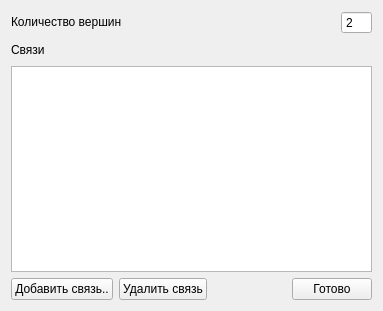
<?xml version="1.0" encoding="UTF-8"?>
<ui version="4.0">
 <class>GraphCreator</class>
 <widget class="QWidget" name="GraphCreator">
  <property name="geometry">
   <rect>
    <x>0</x>
    <y>0</y>
    <width>383</width>
    <height>311</height>
   </rect>
  </property>
  <property name="windowTitle">
   <string>Создание графа</string>
  </property>
  <layout class="QVBoxLayout" name="verticalLayout">
   <item>
    <layout class="QHBoxLayout" name="horizontalLayout">
     <item>
      <widget class="QLabel" name="text_count">
       <property name="sizePolicy">
        <sizepolicy hsizetype="Minimum" vsizetype="Fixed">
         <horstretch>0</horstretch>
         <verstretch>0</verstretch>
        </sizepolicy>
       </property>
       <property name="text">
        <string>Количество вершин</string>
       </property>
      </widget>
     </item>
     <item>
      <spacer name="horizontalSpacer">
       <property name="orientation">
        <enum>Qt::Horizontal</enum>
       </property>
       <property name="sizeHint" stdset="0">
        <size>
         <width>40</width>
         <height>20</height>
        </size>
       </property>
      </spacer>
     </item>
     <item>
      <widget class="QSpinBox" name="sb_vertex_count">
       <property name="wrapping">
        <bool>false</bool>
       </property>
       <property name="frame">
        <bool>true</bool>
       </property>
       <property name="buttonSymbols">
        <enum>QAbstractSpinBox::NoButtons</enum>
       </property>
       <property name="minimum">
        <number>2</number>
       </property>
       <property name="maximum">
        <number>999</number>
       </property>
       <property name="value">
        <number>2</number>
       </property>
      </widget>
     </item>
    </layout>
   </item>
   <item>
    <layout class="QHBoxLayout" name="horizontalLayout_2">
     <item>
      <widget class="QLabel" name="text_edges">
       <property name="sizePolicy">
        <sizepolicy hsizetype="Preferred" vsizetype="Fixed">
         <horstretch>0</horstretch>
         <verstretch>0</verstretch>
        </sizepolicy>
       </property>
       <property name="text">
        <string>Связи</string>
       </property>
      </widget>
     </item>
     <item>
      <spacer name="horizontalSpacer_2">
       <property name="orientation">
        <enum>Qt::Horizontal</enum>
       </property>
       <property name="sizeHint" stdset="0">
        <size>
         <width>40</width>
         <height>20</height>
        </size>
       </property>
      </spacer>
     </item>
    </layout>
   </item>
   <item>
    <widget class="QListWidget" name="list_edges"/>
   </item>
   <item>
    <layout class="QHBoxLayout" name="horizontalLayout_3">
     <item>
      <widget class="QPushButton" name="b_new_edge">
       <property name="text">
        <string>Добавить связь..</string>
       </property>
      </widget>
     </item>
     <item>
      <widget class="QPushButton" name="b_del_edge">
       <property name="text">
        <string>Удалить связь</string>
       </property>
      </widget>
     </item>
     <item>
      <spacer name="horizontalSpacer_3">
       <property name="orientation">
        <enum>Qt::Horizontal</enum>
       </property>
       <property name="sizeHint" stdset="0">
        <size>
         <width>40</width>
         <height>20</height>
        </size>
       </property>
      </spacer>
     </item>
     <item>
      <widget class="QPushButton" name="b_create">
       <property name="text">
        <string>Готово</string>
       </property>
      </widget>
     </item>
    </layout>
   </item>
  </layout>
 </widget>
 <tabstops>
  <tabstop>b_new_edge</tabstop>
  <tabstop>b_create</tabstop>
 </tabstops>
 <resources/>
 <connections/>
</ui>
